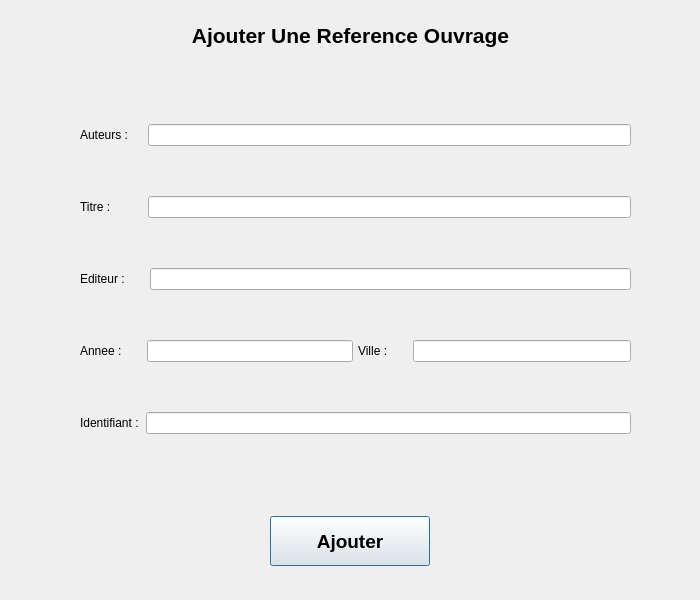
<?xml version="1.0" encoding="UTF-8"?>
<ui version="4.0">
 <class>OuvrageInterface</class>
 <widget class="QDialog" name="OuvrageInterface">
  <property name="geometry">
   <rect>
    <x>0</x>
    <y>0</y>
    <width>700</width>
    <height>600</height>
   </rect>
  </property>
  <property name="windowTitle">
   <string>OuvrageInterface</string>
  </property>
  <widget class="QLabel" name="label">
   <property name="geometry">
    <rect>
     <x>170</x>
     <y>10</y>
     <width>361</width>
     <height>51</height>
    </rect>
   </property>
   <property name="text">
    <string>&lt;html&gt;&lt;head/&gt;&lt;body&gt;&lt;p&gt;&lt;span style=&quot; font-size:16pt; font-weight:600;&quot;&gt;Ajouter Une Reference Ouvrage&lt;/span&gt;&lt;/p&gt;&lt;/body&gt;&lt;/html&gt;</string>
   </property>
   <property name="alignment">
    <set>Qt::AlignCenter</set>
   </property>
  </widget>
  <widget class="QWidget" name="gridLayoutWidget">
   <property name="geometry">
    <rect>
     <x>80</x>
     <y>80</y>
     <width>551</width>
     <height>401</height>
    </rect>
   </property>
   <layout class="QGridLayout" name="gridLayout">
    <item row="0" column="0">
     <layout class="QHBoxLayout" name="horizontalLayout">
      <property name="spacing">
       <number>20</number>
      </property>
      <item>
       <widget class="QLabel" name="label_2">
        <property name="text">
         <string>Auteurs :</string>
        </property>
       </widget>
      </item>
      <item>
       <widget class="QLineEdit" name="auteurs"/>
      </item>
     </layout>
    </item>
    <item row="3" column="0">
     <layout class="QHBoxLayout" name="horizontalLayout_6">
      <property name="spacing">
       <number>5</number>
      </property>
      <item>
       <layout class="QHBoxLayout" name="horizontalLayout_3">
        <property name="spacing">
         <number>25</number>
        </property>
        <item>
         <widget class="QLabel" name="label_4">
          <property name="text">
           <string>Annee :</string>
          </property>
         </widget>
        </item>
        <item>
         <widget class="QLineEdit" name="annee">
          <property name="maxLength">
           <number>9999</number>
          </property>
         </widget>
        </item>
       </layout>
      </item>
      <item>
       <layout class="QHBoxLayout" name="horizontalLayout_5">
        <property name="spacing">
         <number>25</number>
        </property>
        <item>
         <widget class="QLabel" name="label_6">
          <property name="text">
           <string>Ville :</string>
          </property>
         </widget>
        </item>
        <item>
         <widget class="QLineEdit" name="ville"/>
        </item>
       </layout>
      </item>
      <item>
       <layout class="QHBoxLayout" name="horizontalLayout_4">
        <property name="spacing">
         <number>5</number>
        </property>
       </layout>
      </item>
     </layout>
    </item>
    <item row="4" column="0">
     <layout class="QHBoxLayout" name="horizontalLayout_8">
      <property name="spacing">
       <number>7</number>
      </property>
      <item>
       <widget class="QLabel" name="label_8">
        <property name="text">
         <string>Identifiant :</string>
        </property>
       </widget>
      </item>
      <item>
       <widget class="QLineEdit" name="identifiant"/>
      </item>
     </layout>
    </item>
    <item row="1" column="0">
     <layout class="QHBoxLayout" name="horizontalLayout_7">
      <property name="spacing">
       <number>37</number>
      </property>
      <item>
       <widget class="QLabel" name="label_7">
        <property name="text">
         <string>Titre :</string>
        </property>
       </widget>
      </item>
      <item>
       <widget class="QLineEdit" name="titre"/>
      </item>
     </layout>
    </item>
    <item row="2" column="0">
     <layout class="QHBoxLayout" name="horizontalLayout_2">
      <property name="spacing">
       <number>25</number>
      </property>
      <item>
       <widget class="QLabel" name="label_3">
        <property name="text">
         <string>Editeur :</string>
        </property>
       </widget>
      </item>
      <item>
       <widget class="QLineEdit" name="editeur"/>
      </item>
     </layout>
    </item>
   </layout>
  </widget>
  <widget class="QWidget" name="horizontalLayoutWidget">
   <property name="geometry">
    <rect>
     <x>180</x>
     <y>490</y>
     <width>341</width>
     <height>102</height>
    </rect>
   </property>
   <layout class="QHBoxLayout" name="horizontalLayout_11">
    <property name="spacing">
     <number>20</number>
    </property>
    <item>
     <widget class="QPushButton" name="btn_ajouterOuvrage">
      <property name="sizePolicy">
       <sizepolicy hsizetype="Minimum" vsizetype="Fixed">
        <horstretch>0</horstretch>
        <verstretch>0</verstretch>
       </sizepolicy>
      </property>
      <property name="minimumSize">
       <size>
        <width>0</width>
        <height>50</height>
       </size>
      </property>
      <property name="maximumSize">
       <size>
        <width>160</width>
        <height>16777215</height>
       </size>
      </property>
      <property name="font">
       <font>
        <family>Ubuntu</family>
        <pointsize>14</pointsize>
        <weight>75</weight>
        <bold>true</bold>
       </font>
      </property>
      <property name="text">
       <string>Ajouter</string>
      </property>
     </widget>
    </item>
   </layout>
  </widget>
 </widget>
 <resources/>
 <connections>
  <connection>
   <sender>btn_ajouterOuvrage</sender>
   <signal>clicked()</signal>
   <receiver>OuvrageInterface</receiver>
   <slot>valideEnregistrement()</slot>
   <hints>
    <hint type="sourcelabel">
     <x>349</x>
     <y>540</y>
    </hint>
    <hint type="destinationlabel">
     <x>349</x>
     <y>299</y>
    </hint>
   </hints>
  </connection>
 </connections>
 <slots>
  <slot>valideEnregistrement()</slot>
 </slots>
</ui>
